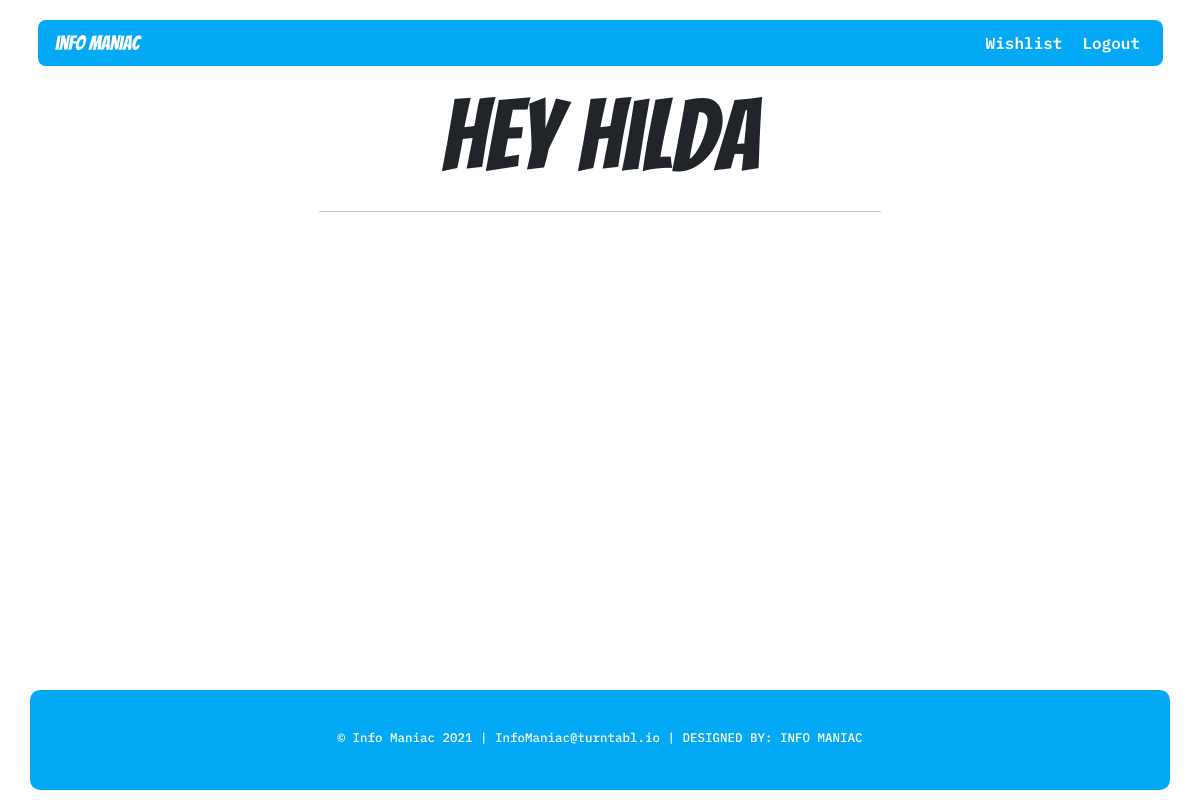
Page /wishlist (signed in) on the earlier database version.
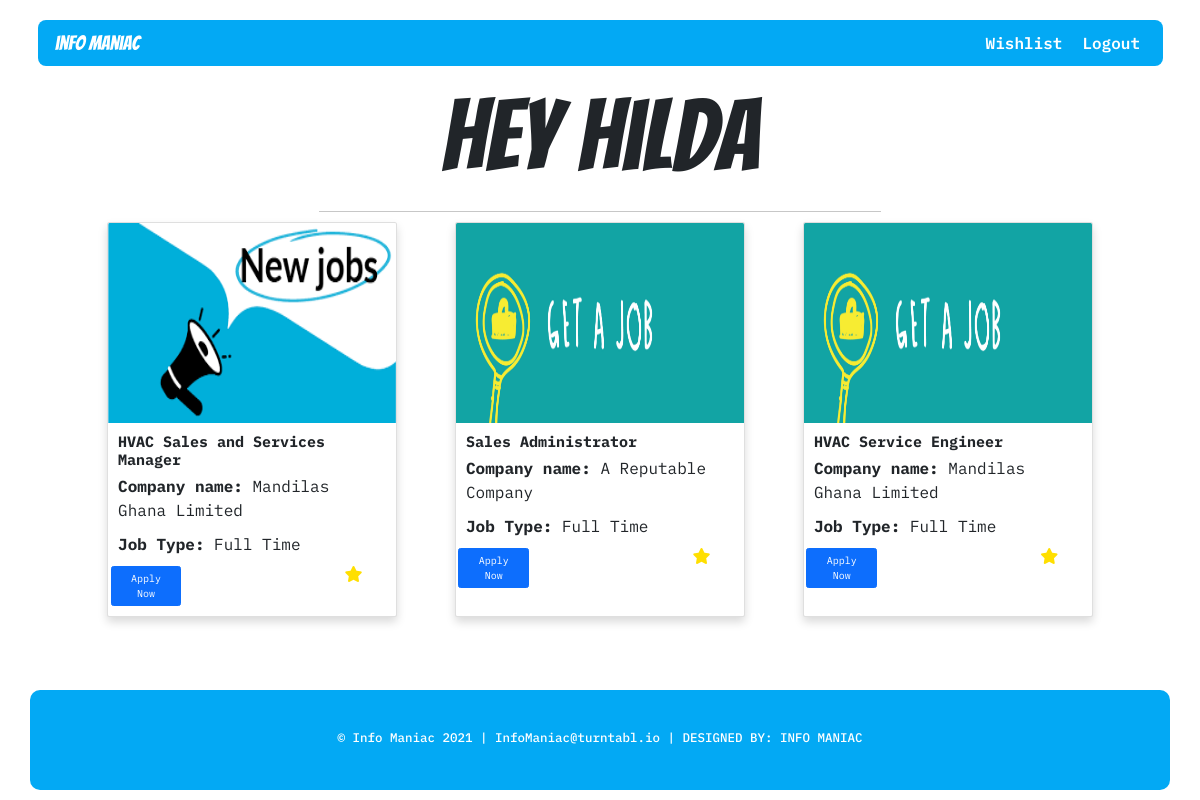
Same page on the later database version.
### info_maniac/models.py (models this page shows, shortened)
class WishlistItem(db.Model):
  id = db.Column(db.Integer, primary_key=True)
  title = db.Column(db.Text, nullable=False)
  company = db.Column(db.Text, nullable=False)
  source_url = db.Column(db.Text, nullable=False, unique=True)
  image_url = db.Column(db.Text, nullable=False, default="default.png")
  date_added = db.Column(db.DateTime, nullable=False, default=datetime.utcnow)
  source_name = db.Column(db.Text, nullable=False)
  job_type = db.Column(db.Text, nullable=False, default="Unknown")
  user_id = db.Column(db.Integer, db.ForeignKey("user.id"), nullable=False)

class User(db.Model, UserMixin):
  id = db.Column(db.Integer, primary_key=True)
  first_name = db.Column(db.Text, nullable=False)
  last_name = db.Column(db.Text, nullable=False)
  email = db.Column(db.Text, nullable=False)
  password = db.Column(db.Text, nullable=False)
  date_added = db.Column(db.DateTime, nullable=False, default=datetime.utcnow)
  wishlist = db.relationship("WishlistItem", backref="user", lazy=True)

### info_maniac/routes.py (the view)
@app.route("/wishlist")
def wishlist():
  job_items = current_user.wishlist
  return render_template("wishlist.html", header_text="Hey Hilda", show_search=False, job_items=job_items,path="", value="")

### info_maniac/models.py (called while the page is built)
@login_manager.user_loader
def load_user(user_id):
  return User.query.get(user_id)

### info_maniac/templates/wishlist.html (shortened to what this page needs)
{% extends "layout.html" %}
{% block content %}
<div class="container">
    <div class="row gx-5 justify-content-center">
        <div class="main col-12 col-md-11">
            <div class="row justify-content-around gy-5">
                {% for job_item in job_items %}
                <div class="card col-md-6 col-lg-3 col-12 shadow" style="width: 29rem;">
                    <img src="{{ url_for('static',filename=job_item.image_url) }}" class="card-img-top job-image" alt="Job Image">
                    <div class="card-body">
                      <h4 class="card-title"><strong>{{ job_item.title }}</strong></h4>
                      <p class="card-text"><strong>Company name:</strong> {{job_item.company}}</p>
                      <p class="card-text"><strong>Job Type:</strong> {{job_item.job_type}}</p>
                      <div class="row">
                        <a href="{{job_item.source_url}}" class="btn btn-primary col-3" >Apply Now</a>
                        <i class="fa fa-star col-8" aria-hidden="true" style="text-align: right; color:#FFDF00;" onclick="savetowishlist('icon{{job_item.id}}','{{current_user.id}}','{{job_item.title}}','{{job_item.company}}','{{job_item.source_url}}','{{job_item.image_url}}','{{job_item.source_name}}','{{job_item.job_type}}','{{job_item.id}}')" id="icon{{job_item.id}}"></i>
                      </div>
                    </div>
                </div>
                {% endfor %}
            </div>
        </div>
    </div>
</div>
{% endblock content %}

### info_maniac/templates/layout.html (shortened to what this page needs)
<!DOCTYPE html>
<html lang="en">
  <head>
    <link href="https://cdn.jsdelivr.net/npm/bootstrap@5.0.1/dist/css/bootstrap.min.css" rel="stylesheet">
    <link rel="stylesheet" href="{{ url_for('static', filename='css/main.css') }}">
  </head>
  <body>
   <header>
     <div class="container">
      <nav class="navbar navbar-dark navbar-expand-md">
        <div class="container-fluid">
          <a class="navbar-brand ms-3" href="{{ url_for('home') }}">
            info maniac
          </a>
          <div class="collapse navbar-collapse" id="navbarTogglerDemo01">
            <ul class="navbar-nav ms-auto">
              {% if current_user.is_authenticated %}
                <li class="nav-item me-3">
                  <a class="nav-link" href="{{url_for('wishlist')}}">Wishlist</a>
                </li>
                <li class="nav-item me-3">
                  <a class="nav-link" href="{{ url_for('logout') }}">Logout</a>
                </li>
              {% endif %}
            </ul>
          </div>
        </div>
       </nav>
       <div class="banner">
         <h1 class="banner-heading">{{ header_text }}</h1>
         {% if show_search %}
          <form action="{{ url_for('search') }}" method="POST" class="search-form">
            <div class="custom-search">
              <input type="text" class="form-control form-control-lg" placeholder="Search Job" value="{{ value }}" name="search_query">
              <input type="submit" value="Search" class="btn">
            </div>
          </form>
         {% else %}
         <hr class="banner-hr">
         {% endif %}
       </div>
     </div>
   </header>
   <main>
     {% block content %}{% endblock %}
   </main>
   <footer class="footer container">
     <h5>
        &#169 Info Maniac 2021   |   InfoManiac@turntabl.io |   DESIGNED BY: INFO MANIAC
     </h5>
   </footer>
  </body>
</html>

### info_maniac/static/css/main.css (style rules this page uses)
html { font-size: 62.5%; height: 100%; }
body { font-family: 'IBM Plex Mono', monospace; font-size: 1.6rem; padding: 1rem; min-height: 100%; display: flex; flex-direction: column; }
.navbar-brand { font-family: 'Bangers', cursive; font-size: 2rem; }
.navbar { background-color: #03a9f4; margin: 1rem 0; border-radius: 0.8rem; }
.navbar-dark .navbar-nav .nav-link { color: #fff; font-weight: 600; }
.banner { display: flex; flex-direction: column; align-items: center; }
.banner-heading { font-family: 'Bangers', cursive; font-size: 10rem; }
.banner-hr { color: #212121; width: 50%; }
.job-image { width: auto; height: 20rem; }
.footer { background-color:#03a9f4; color: #fff; padding: 40px; margin-top: 20px; font-size: small; vertical-align: middle; display: flex; justify-content: center; border-radius: 10px; margin-top: auto; }
.main .card { padding: 0; }
.main { margin-bottom: 3rem; }

Differences in the rows shown:
added WishlistItem: image_url (picture), title "HVAC Sales and Services Manager", company "Mandilas Ghana Limited", job_type "Full Time"
added WishlistItem: image_url (picture), title "Sales Administrator", company "A Reputable Company", job_type "Full Time"
added WishlistItem: image_url (picture), title "HVAC Service Engineer", company "Mandilas Ghana Limited", job_type "Full Time"
